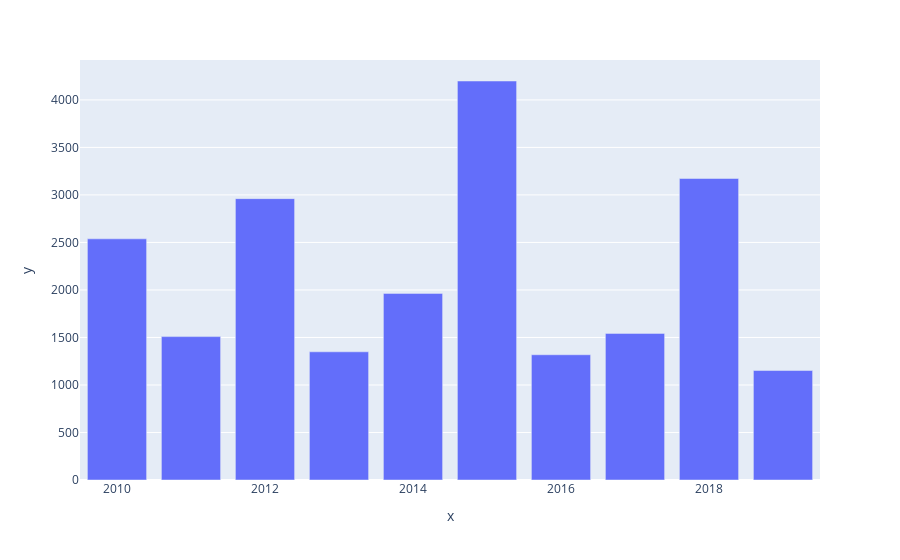

The notebook cell this image was saved under:
### Code cell
px.bar(x=years,y=sales)

### Figure 1 — Plotly figure (JSON) as saved in the notebook; plotly's stock layout.template omitted (floating-point values rounded to 4 significant figures)
{"data": [{"alignmentgroup": "True", "hovertemplate": "x=%{x}<br>y=%{y}<extra></extra>", "legendgroup": "", "marker": {"color": "#636efa", "pattern": {"shape": ""}}, "name": "", "offsetgroup": "", "orientation": "v", "showlegend": false, "textposition": "auto", "type": "bar", "x": [2010, 2011, 2012, 2013, 2014, 2015, 2016, 2017, 2018, 2019], "xaxis": "x", "y": [2538, 1509, 2961, 1349, 1964, 4199, 1318, 1543, 3173, 1152], "yaxis": "y"}], "layout": {"barmode": "relative", "legend": {"tracegroupgap": 0}, "margin": {"t": 60}, "xaxis": {"anchor": "y", "domain": [0, 1], "title": {"text": "x"}}, "yaxis": {"anchor": "x", "domain": [0, 1], "title": {"text": "y"}}}}
